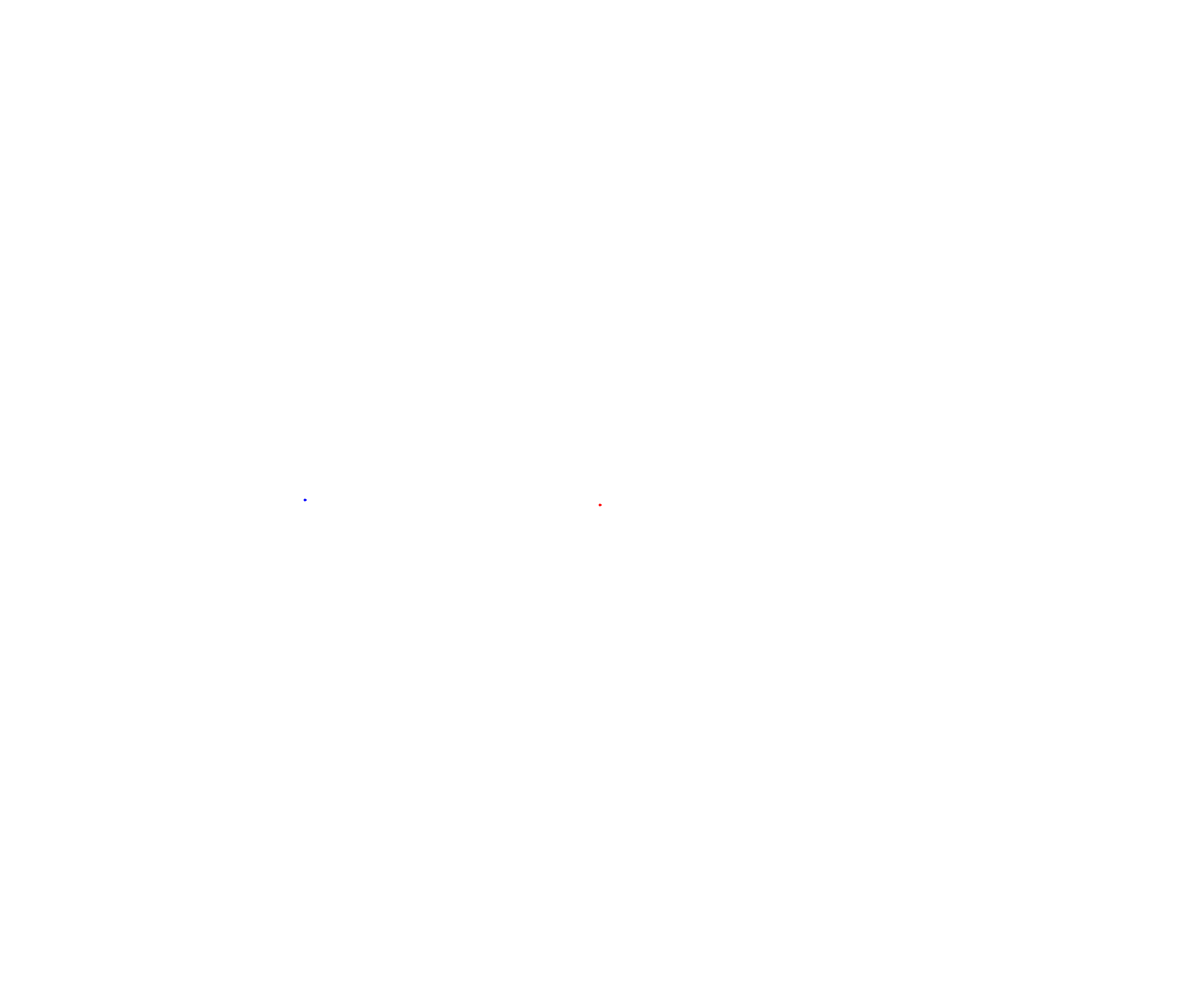
Frame 1 (no input)
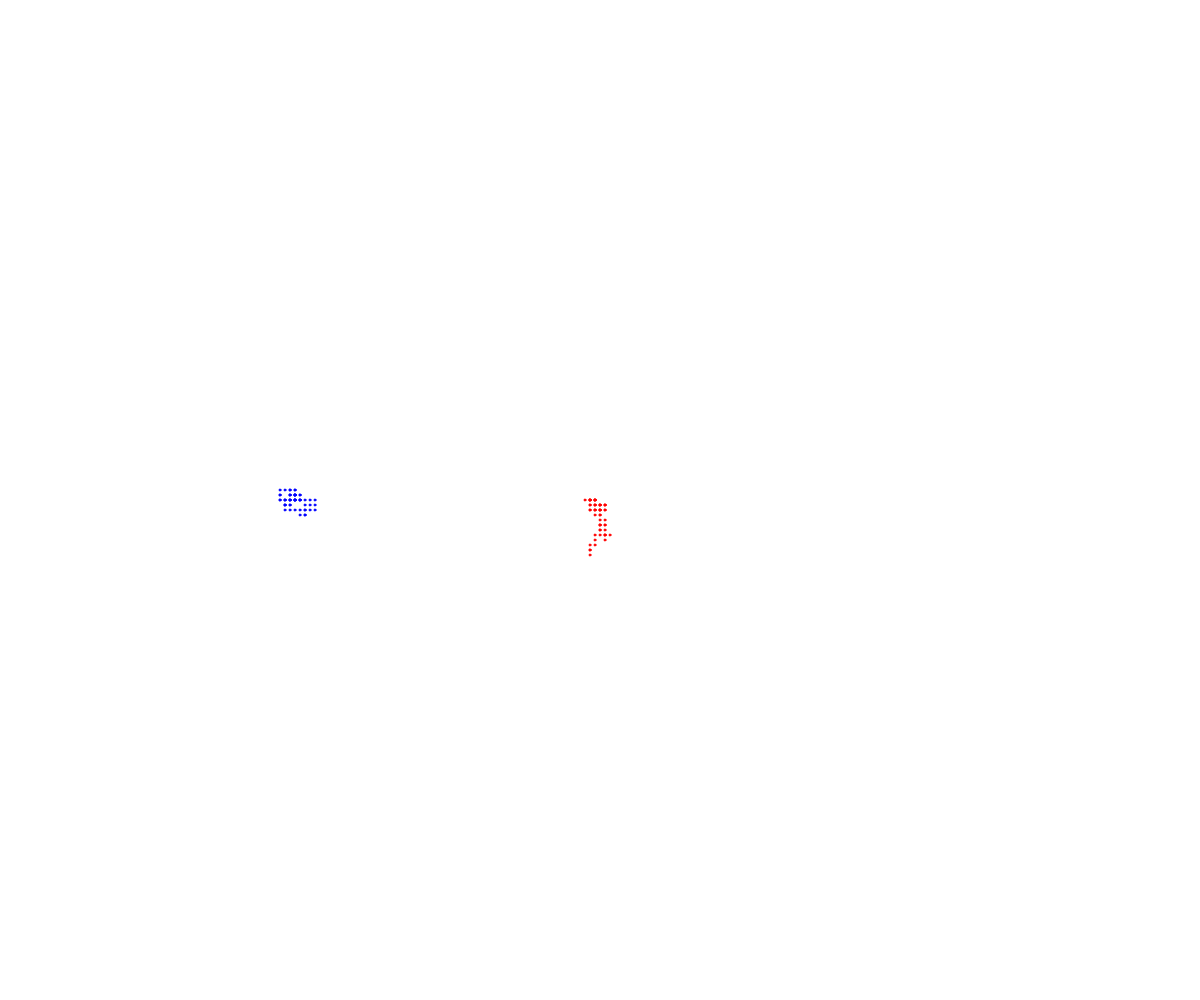
Frame 60 (no input)
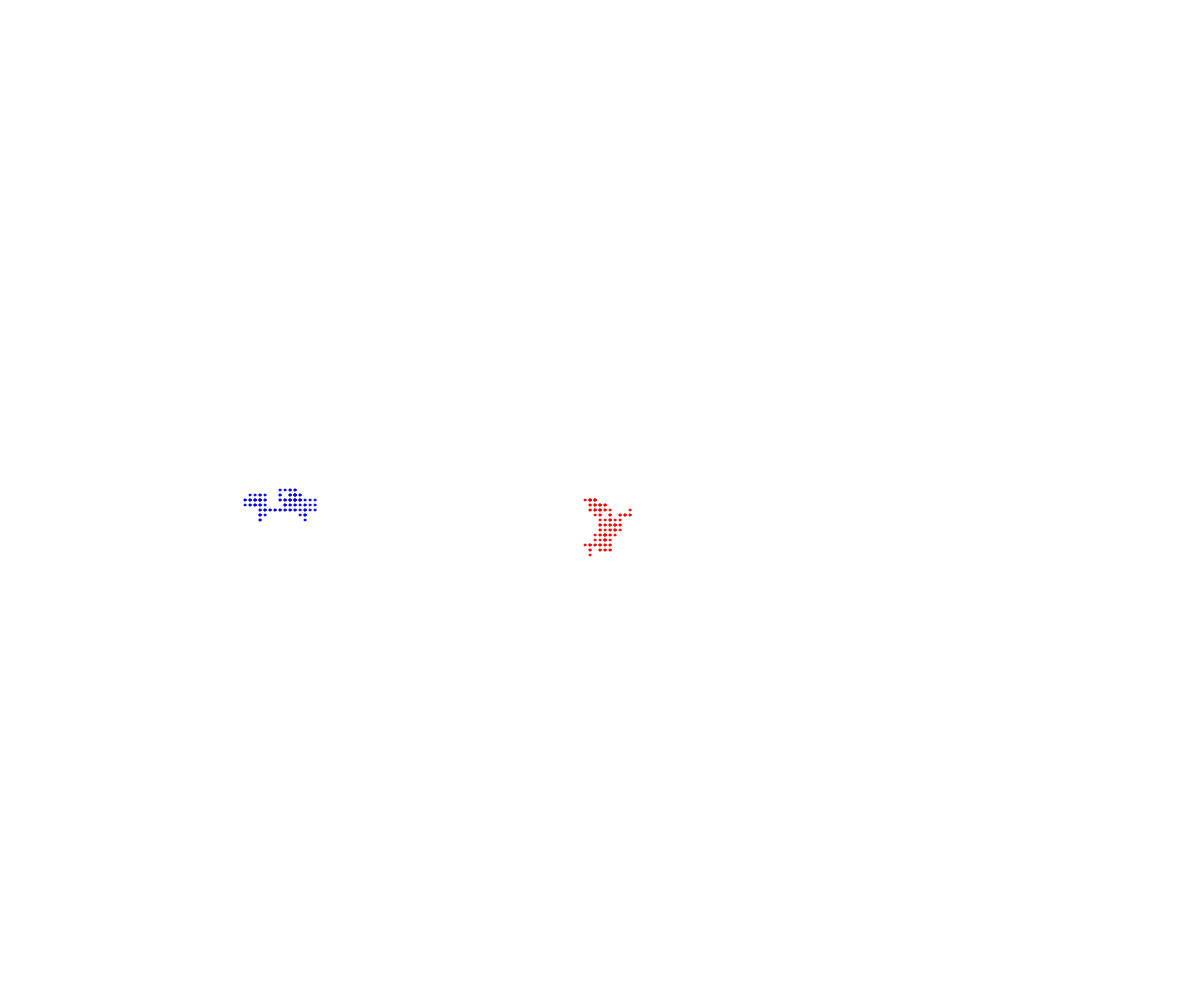
Frame 120 (the mouse pressed at the canvas centre since frame 60)

The p5.js sketch that drew these frames (run headless with seeded random() and noise() and a simulated clock; from frame 60 on, the mouse is pressed at the canvas centre):

// p5.js sketch
// ── sketch.js
// Walker OOP Demo

class Walker {
  constructor(x, y) {
    this.x = x;
    this.y = y;

    this.diameter = 2;
    this.speed = 5;
    this.color = "red";
  }

  move() {
    let choice = random(100);
    if (choice < 25) {
      this.x += this.speed;
    }
    else if (choice < 50) {
      this.x -= this.speed;
    }
    else if (choice < 75) {
      this.y += this.speed;
    }
    else {
      this.y -= this.speed;
    }
  }

  display() {
    fill(this.color);
    stroke(this.color);
    circle(this.x, this.y, this.diameter);
  }
}

let harjot;
let mitt;

function setup() {
  background(220);
  createCanvas(windowWidth, windowHeight);
  harjot = new Walker(width / 2, height / 2);
  mitt = new Walker(300, 500);
  mitt.color = "blue";
}

function draw() {
  harjot.move();
  mitt.move();
  
  harjot.display();
  mitt.display();
}
